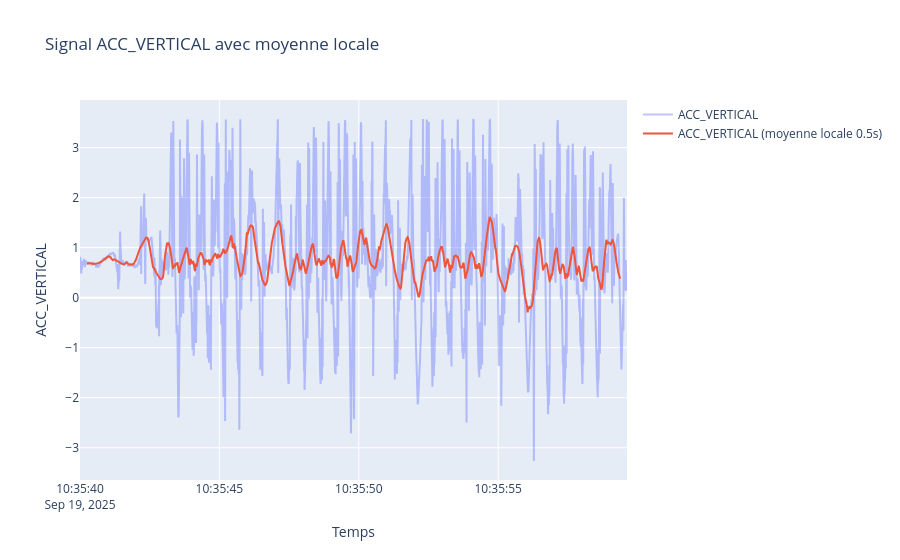

The notebook cell saved with this chart:
### Code cell
session_4.sequences[2].local_average_plot(channel="ACC_VERTICAL", window_size_seconds=0.5)

### Figure 1 — Plotly figure (JSON) as saved in the notebook; plotly's stock layout.template omitted (floating-point values rounded to 4 significant figures; data arrays with more than 128 entries replaced by an {"elided": "..."} marker saying what was removed)
{"data": [{"mode": "lines", "name": "ACC_VERTICAL", "opacity": 0.4, "type": "scatter", "x": {"elided": "3925 str values"}, "y": {"elided": "3925 float values"}}, {"mode": "lines", "name": "ACC_VERTICAL (moyenne locale 0.5s)", "type": "scatter", "x": {"elided": "3925 str values"}, "y": {"elided": "3925 float values"}}], "layout": {"title": {"text": "Signal ACC_VERTICAL avec moyenne locale"}, "xaxis": {"title": {"text": "Temps"}}, "yaxis": {"title": {"text": "ACC_VERTICAL"}}}}
